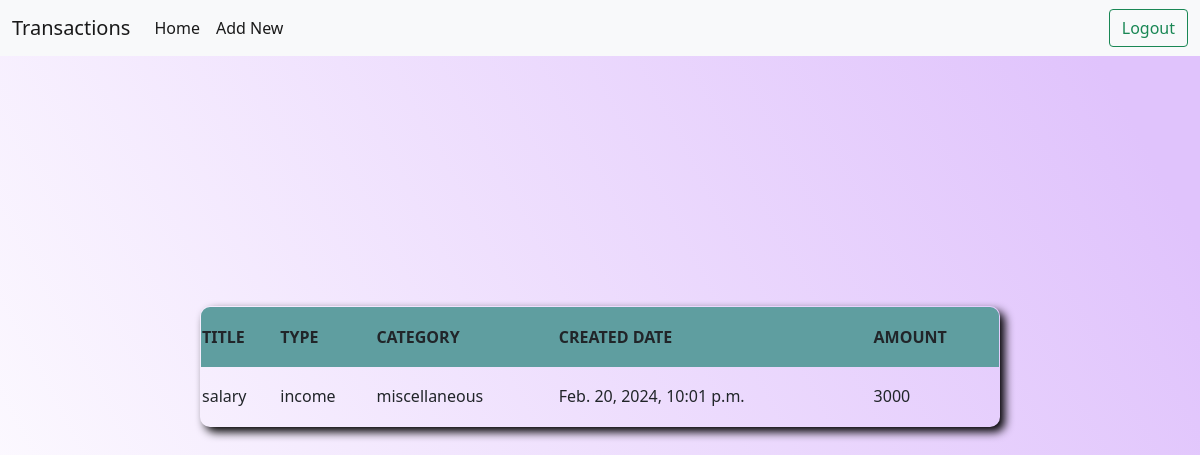
The page /budget/transactions/6/ (signed in) on the database its author committed.
### budget/models.py (models this page shows, shortened)
class Transaction(models.Model):
    title = models.CharField(max_length=200)
    options = (
        ('expenses', 'expenses'),
        ('income', 'income'),
    )
    type = models.CharField(max_length=200, choices=options, default='expenses')
    cat_options = (
        ('food', 'food'),
        ('fuel', 'fuel'),
        ('entertainment', 'entertainment'),
        ('emi', 'emi'),
        ('bills', 'bills'),
        ('rent', 'rent'),
        ('miscellaneous', 'miscellaneous'),
    )
    category = models.CharField(max_length=200, choices=cat_options, default='miscellaneous')
    amount = models.PositiveIntegerField()
    created_date = models.DateTimeField(auto_now_add=True)
    user_object = models.ForeignKey(User,on_delete=models.CASCADE)

### budget/views.py (the view)
# urls.py: path('transactions/<int:pk>/',views.TransactionDetailView.as_view(),name='transaction-detail'),
@method_decorator(decs,name="dispatch")
class TransactionDetailView(View):
    def get(self,request,*args,**kwargs):
        id=kwargs.get('pk')
        qs=Transaction.objects.get(id=id)
        return render(request,"transaction_detail.html",{'data':qs})

### budget/decorator.py (called while the page is built)
def signin_required(fn):
    def wrapper(request,*args,**kwargs):
        if not request.user.is_authenticated:
            messages.error(request,'invalid session')
            return redirect ('signin')
        else:
            return fn(request,*args,**kwargs)
    return wrapper

### budget/templates/transaction_detail.html (shortened to what this page needs)
{%extends 'base.html'%}
{%block main_block%}
<div>
<table align="center" style="width: 800px;"  border="1px ">
  <tr height="60px"  style="background-color: cadetblue;">
    <th>TITLE</th>
    <th>TYPE</th>
    <th>CATEGORY</th>
    <th>CREATED DATE</th>
    <th>AMOUNT</th>
  </tr>
  <tr height="60px">
    <td>{{data.title}}</td>
    <td>{{data.type}}</td>
    <td>{{data.category}}</td>
    <td>{{data.created_date}}</td>
    <td>{{data.amount}}</td>
  </tr>
</table>
</div>
{%endblock%}

### budget/templates/transaction_detail.html (style rules this page uses)
table { box-shadow: 5px 5px 10px black ; margin-top: 250PX; border-radius: 10px ; overflow: hidden; }
th,td { border: 1px double black; text-align: justify; }
body { background-color: #8EC5FC; background-image: linear-gradient(62deg, #8EC5FC 0%, #ffffff 1%, #E0C3FC 92%); background-attachment: fixed;; }

### rows shown on the page
Transaction: title "salary", type "income", category "miscellaneous", created_date "Feb. 20, 2024, 10:01 p.m.", amount "3000"
